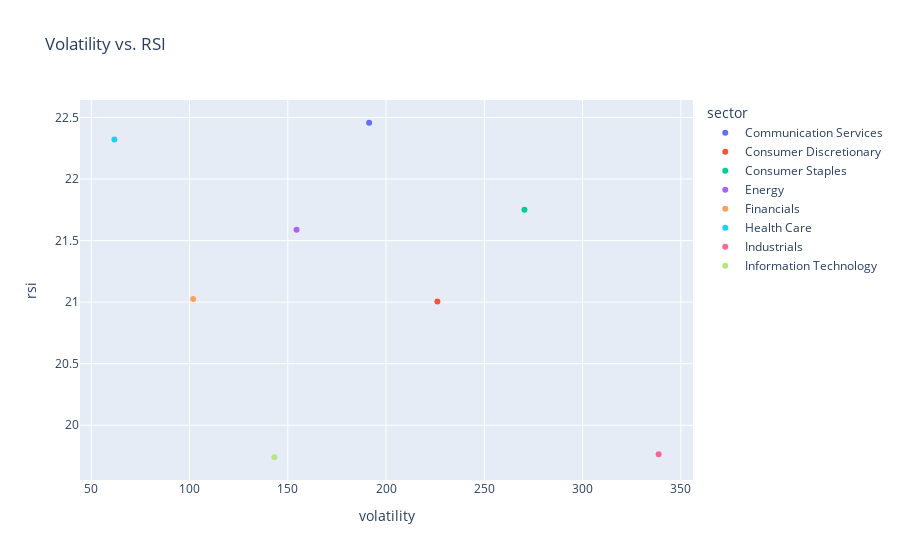

The notebook cell saved with this chart:
### Code cell
fig = px.scatter(df_plot,
                 x='volatility', 
                 y='rsi',
                 title='Volatility vs. RSI',
                 color='sector')
fig.show()

### Figure 1 — Plotly figure (JSON) as saved in the notebook; plotly's stock layout.template omitted (floating-point values rounded to 4 significant figures)
{"data": [{"hovertemplate": "sector=Communication Services<br>volatility=%{x}<br>rsi=%{y}<extra></extra>", "legendgroup": "Communication Services", "marker": {"color": "#636efa", "symbol": "circle"}, "mode": "markers", "name": "Communication Services", "orientation": "v", "showlegend": true, "type": "scatter", "x": [191.4], "xaxis": "x", "y": [22.46], "yaxis": "y"}, {"hovertemplate": "sector=Consumer Discretionary<br>volatility=%{x}<br>rsi=%{y}<extra></extra>", "legendgroup": "Consumer Discretionary", "marker": {"color": "#EF553B", "symbol": "circle"}, "mode": "markers", "name": "Consumer Discretionary", "orientation": "v", "showlegend": true, "type": "scatter", "x": [226.1], "xaxis": "x", "y": [21.01], "yaxis": "y"}, {"hovertemplate": "sector=Consumer Staples<br>volatility=%{x}<br>rsi=%{y}<extra></extra>", "legendgroup": "Consumer Staples", "marker": {"color": "#00cc96", "symbol": "circle"}, "mode": "markers", "name": "Consumer Staples", "orientation": "v", "showlegend": true, "type": "scatter", "x": [270.4], "xaxis": "x", "y": [21.75], "yaxis": "y"}, {"hovertemplate": "sector=Energy<br>volatility=%{x}<br>rsi=%{y}<extra></extra>", "legendgroup": "Energy", "marker": {"color": "#ab63fa", "symbol": "circle"}, "mode": "markers", "name": "Energy", "orientation": "v", "showlegend": true, "type": "scatter", "x": [154.5], "xaxis": "x", "y": [21.59], "yaxis": "y"}, {"hovertemplate": "sector=Financials<br>volatility=%{x}<br>rsi=%{y}<extra></extra>", "legendgroup": "Financials", "marker": {"color": "#FFA15A", "symbol": "circle"}, "mode": "markers", "name": "Financials", "orientation": "v", "showlegend": true, "type": "scatter", "x": [101.9], "xaxis": "x", "y": [21.03], "yaxis": "y"}, {"hovertemplate": "sector=Health Care<br>volatility=%{x}<br>rsi=%{y}<extra></extra>", "legendgroup": "Health Care", "marker": {"color": "#19d3f3", "symbol": "circle"}, "mode": "markers", "name": "Health Care", "orientation": "v", "showlegend": true, "type": "scatter", "x": [61.78], "xaxis": "x", "y": [22.32], "yaxis": "y"}, {"hovertemplate": "sector=Industrials<br>volatility=%{x}<br>rsi=%{y}<extra></extra>", "legendgroup": "Industrials", "marker": {"color": "#FF6692", "symbol": "circle"}, "mode": "markers", "name": "Industrials", "orientation": "v", "showlegend": true, "type": "scatter", "x": [338.7], "xaxis": "x", "y": [19.76], "yaxis": "y"}, {"hovertemplate": "sector=Information Technology<br>volatility=%{x}<br>rsi=%{y}<extra></extra>", "legendgroup": "Information Technology", "marker": {"color": "#B6E880", "symbol": "circle"}, "mode": "markers", "name": "Information Technology", "orientation": "v", "showlegend": true, "type": "scatter", "x": [143.2], "xaxis": "x", "y": [19.74], "yaxis": "y"}], "layout": {"legend": {"title": {"text": "sector"}, "tracegroupgap": 0}, "title": {"text": "Volatility vs. RSI"}, "xaxis": {"anchor": "y", "domain": [0, 1], "title": {"text": "volatility"}}, "yaxis": {"anchor": "x", "domain": [0, 1], "title": {"text": "rsi"}}}}
